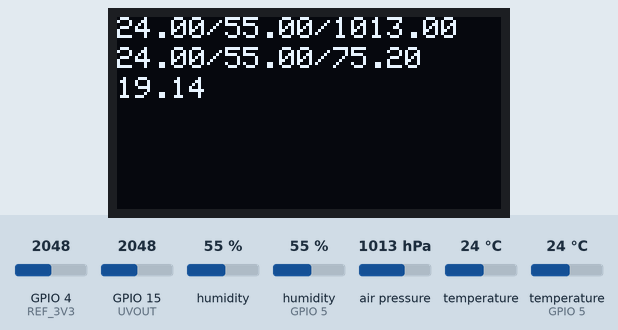
Simulated run of this sketch. Board: ESP32. Parts: 128×64 one-colour display. Inputs (shaded band) come from the test bench; at power-on: humidity 55 %, humidity (sensor on GPIO 5) 55 %, GPIO 4 (REF_3V3) = 2048, GPIO 15 (UVOUT) = 2048, air pressure 1013 hPa, temperature (sensor on GPIO 5) 24 °C, temperature 24 °C. What the sketch prints to the serial monitor is not drawn.

Above: at 1.2 s.
1.3 s: humidity (sensor 0) set to 22 %
At 3.0 s:
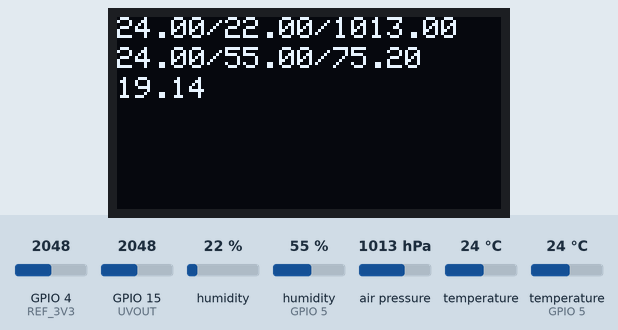
3.6 s: humidity (sensor on GPIO 5) set to 22 %
At 5.1 s:
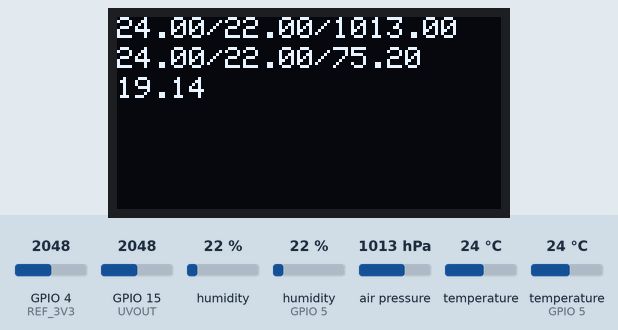
5.7 s: GPIO 4 (REF_3V3) set to 2866
At 7.2 s:
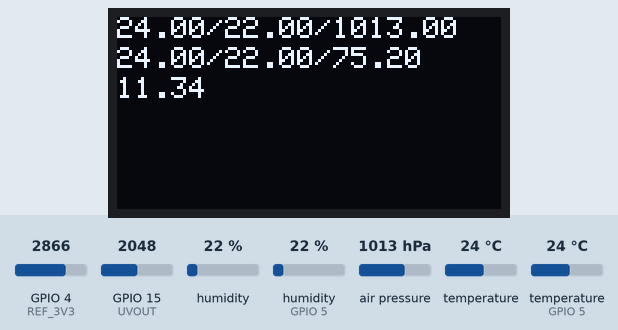
7.8 s: GPIO 15 (UVOUT) set to 1228
At 9.3 s:
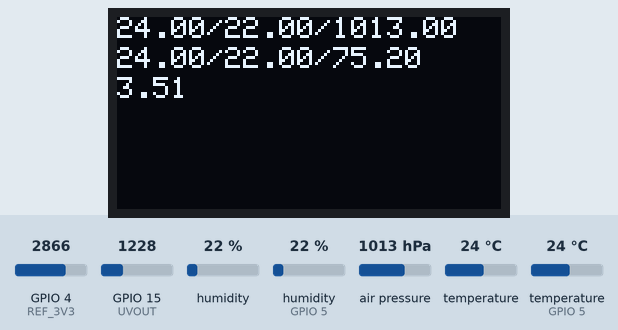
9.9 s: air pressure set to 952 hPa
At 11.4 s:
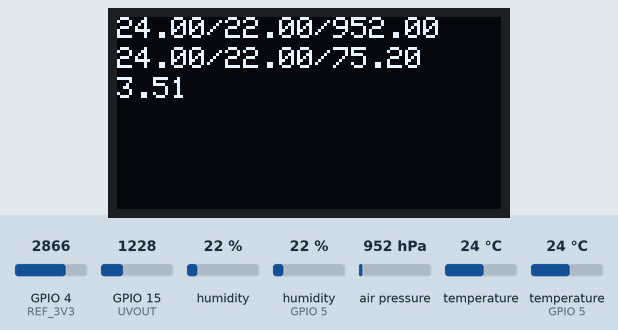
12.0 s: temperature (sensor on GPIO 5) set to 12 °C
At 13.5 s:
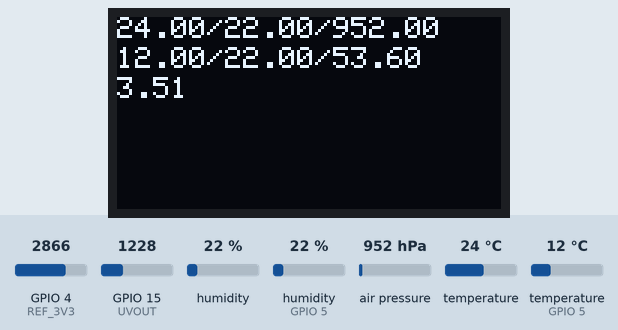
Timing chart, 0 to 15.0 s (numbered marks = the images above; inputs shaded):
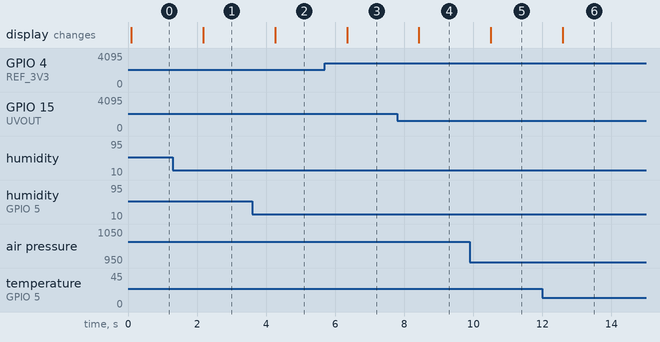

The sketch:

weather_v1.0.ino
```cpp
#include <Adafruit_Sensor.h>
#include <Adafruit_BME280.h>
#include <Adafruit_GFX.h>
#include <Adafruit_SH1106.h>
#include <DHT.h>
#define OLED_SDA 21
#define OLED_SCL 22

int UVOUT = 15; //Output from the sensor
int REF_3V3 = 4; //3.3V power on the ESP32 board

//BME280
Adafruit_BME280 bme;
float temp, pres, hum;
int status;
//Pantalla OLED
Adafruit_SH1106 display(21, 22);
//DHT22
#define DHTPIN 5
#define DHTTYPE DHT22
DHT dht (DHTPIN, DHTTYPE);
float dht_temp_cel, dht_hum, dht_temp_fa;

void setup()
{
  Serial.begin(115200);
  pinMode(UVOUT, INPUT);
  pinMode(REF_3V3, INPUT);

  dht.begin();

  bool status;
  status = bme.begin(0x76);
  if (!status) {
    Serial.println("ERROR BME280");
    while (1);
  }

  display.begin(SH1106_SWITCHCAPVCC, 0x3C);
  display.display();
  display.clearDisplay();
}
//Takes an average of readings on a given pin
//Returns the average
int averageAnalogRead(int pinToRead)
{
  byte numberOfReadings = 8;
  unsigned int runningValue = 0;

  for (int x = 0 ; x < numberOfReadings ; x++)
    runningValue += analogRead(pinToRead);
  runningValue /= numberOfReadings;

  return (runningValue);
}

float mapfloat(float x, float in_min, float in_max, float out_min, float out_max)
{
  return (x - in_min) * (out_max - out_min) / (in_max - in_min) + out_min;
}

void loop()
{
  int uvLevel = averageAnalogRead(UVOUT);
  int refLevel = averageAnalogRead(REF_3V3);
  //Use the 3.3V power pin as a reference to get a very accurate output value from sensor
  float outputVoltage = 3.3 / refLevel * uvLevel;
  float uvIntensity = mapfloat(outputVoltage, 0.99, 2.8, 0.0, 15.0); //Convert the voltage to a UV intensity level

  temp = bme.readTemperature();
  pres = (bme.readPressure() / 100.0F);
  hum = bme.readHumidity();

  dht_temp_cel = dht.readTemperature();
  dht_hum = dht.readHumidity();
  dht_temp_fa = dht.readTemperature(true);

  String bme280_data = String(temp) + "/" + String(hum) + "/" + String(pres);
  String dht_data = String(dht_temp_cel) + "/" + String(dht_hum) + "/" + String(dht_temp_fa);

  Serial.println("---------------------------------");
  Serial.print("bme_data: ");
  Serial.println(bme280_data);
  Serial.print("dht_data: ");
  Serial.println(dht_data);
  Serial.print("UV(mW/cm^2): ");
  Serial.println(uvIntensity);
  Serial.println("---------------------------------");

  display.clearDisplay();
  display.setTextColor(WHITE);
  display.setCursor(0, 0);
  display.println(bme280_data);
  display.setCursor(0, 10);
  display.println(dht_data);
  display.setCursor(0, 20);
  display.println(uvIntensity);
  display.display();

  delay(1000);
}
```

Measured:
- after the input at 1.3 s, the display: changes after 0.88 s (image 1)
- after the input at 3.6 s, the display: changes after 0.66 s (image 2)
- after the input at 5.7 s, the display: changes after 0.64 s (image 3)
- after the input at 7.8 s, the display: changes after 0.62 s (image 4)
- after the input at 9.9 s, the display: changes after 0.61 s (image 5)
- after the input at 12.0 s, the display: changes after 0.59 s (image 6)
